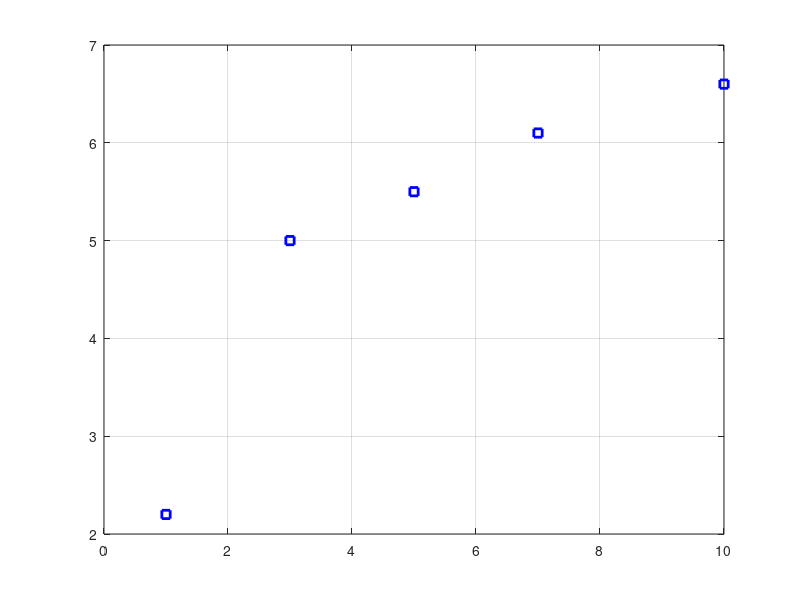

The MATLAB source for this figure: (Note: this script raises an error after producing the figure.)
%% ME 2004: Polynomial Regression
% DESCRIPTION: In this example, we will curve fit some nonlinear data to a polynomial.
% We will use the "direct method", i.e., changing the fitType argument of the fit() function.
clear; clc; close all;

%% Load/Plot Data
load('ME2004_PolynomialData.mat')

figure
plot(x,y,'bs','linewidth',2)
grid on; hold on

%% Obtain Regression Coefficients and R^2
[fo,gof] = fit(x',y','sin1');      

plot(fo)
xlabel('x (ND)','fontsize',14,'Interpreter','latex')
ylabel('y (ND)','fontsize',14,'Interpreter','latex')
title('Polynomial Regression Example','fontsize',14,'Interpreter','latex')
legend('Raw Data','Fitted Polynomial','location','northwest','fontsize',14,'Interpreter','latex')

set(gca,'TickLabelInterpreter','latex')
% set(gcf,'Position',[988 196 881 714])   % Will probably need to change this on your computer

% Extract coefficients
coefs = coeffvalues(fo)             % Extract curve fit coefficients
R2 = gof.rsquare                    % Display the R^2 value. It's very close to 1, which is "good"
